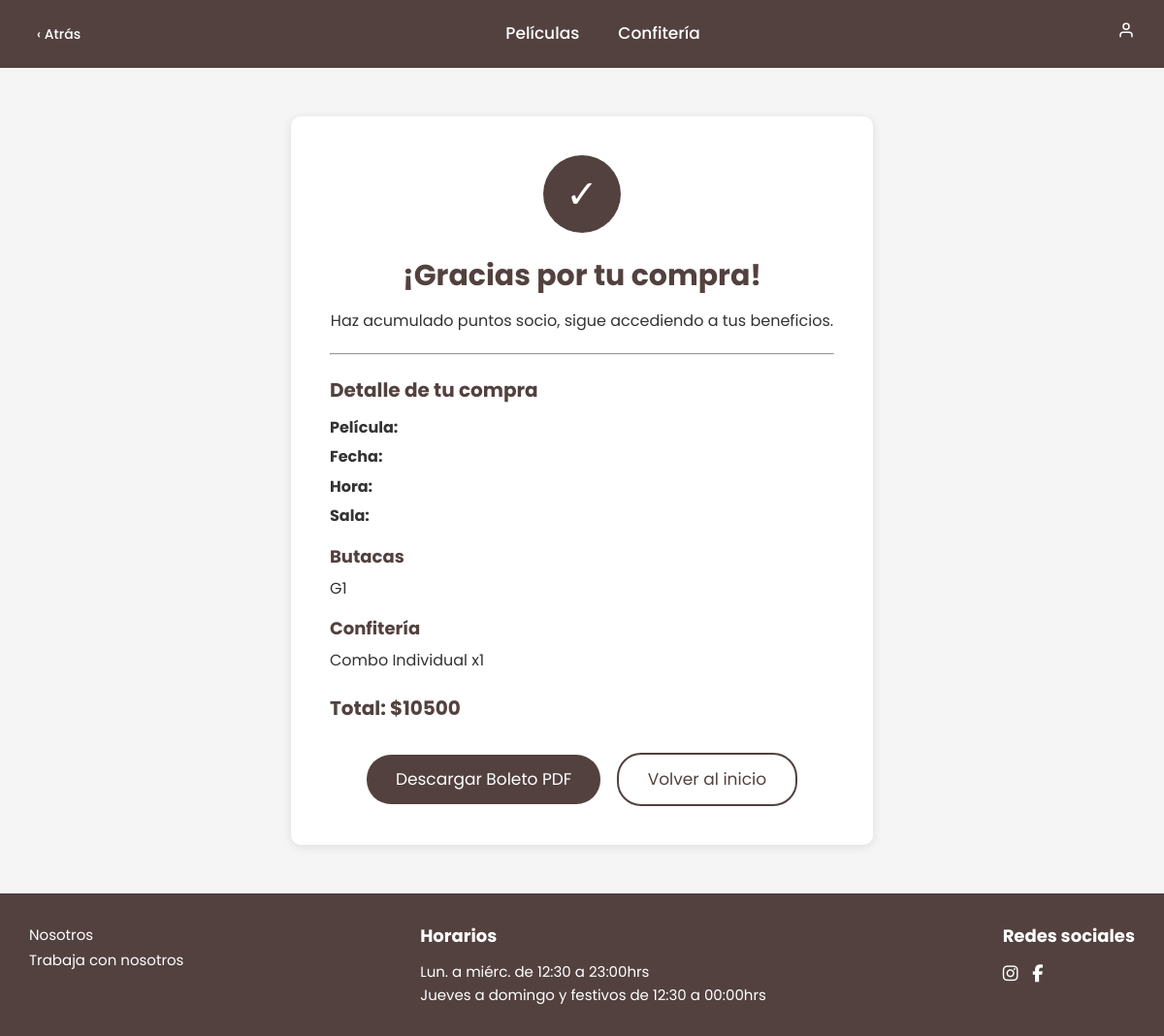
The app's page /confirmacion/36/ with its own data.
### app/models.py (models this page shows, shortened)
class Entrada(models.Model):
    compra = models.ForeignKey(Compra, on_delete=models.CASCADE)
    butaca = models.ForeignKey(Butaca, on_delete=models.CASCADE)

class Butaca(models.Model):
    ESTADO_CHOICES = [
        ('disponible', 'Disponible'),
        ('ocupada', 'Ocupada'),
        ('inhabilitada', 'Inhabilitada'),
    ]
    sala = models.ForeignKey(Sala, on_delete=models.CASCADE)
    fila = models.CharField(max_length=5)
    numero = models.IntegerField()
    estado = models.CharField(max_length=20, choices=ESTADO_CHOICES, default='disponible')

class ItemConfiteria(models.Model):
    compra = models.ForeignKey(Compra, on_delete=models.CASCADE)
    producto = models.ForeignKey(ProductoConfiteria, on_delete=models.CASCADE)
    cantidad = models.IntegerField(default=1)

class ProductoConfiteria(models.Model):
    CATEGORIA_CHOICES = [
        ('combo', 'Combo'),
        ('palomitas', 'Palomitas'),
        ('bebidas', 'Bebidas'),
        ('dulces', 'Dulces y Snacks'),
    ]
    nombre = models.CharField(max_length=100)
    categoria = models.CharField(max_length=20, choices=CATEGORIA_CHOICES)
    precio = models.IntegerField()
    stock = models.IntegerField(default=0)
    imagen = models.ImageField(upload_to='confiteria/')

class Compra(models.Model):
    ESTADO_CHOICES = [
        ('completada', 'Completada'),
        ('pendiente_devolucion', 'Pendiente de Devolución'),
        ('devuelta', 'Devuelta'),
    ]
    usuario = models.ForeignKey(User, on_delete=models.SET_NULL, null=True, blank=True)
    funcion = models.ForeignKey(Funcion, on_delete=models.SET_NULL, null=True, blank=True)
    fecha_compra = models.DateTimeField(auto_now_add=True)
    total = models.IntegerField(default=0)
    inv_tipo_doc  = models.CharField(max_length=20, blank=True, default='')
    inv_documento = models.CharField(max_length=20, blank=True, default='')
    inv_nombre    = models.CharField(max_length=100, blank=True, default='')
    inv_apellido  = models.CharField(max_length=100, blank=True, default='')
    inv_correo    = models.EmailField(blank=True, default='')
    estado = models.CharField(max_length=30, choices=ESTADO_CHOICES, default='completada')
    funcion_cancelada_info = models.CharField(max_length=255, blank=True, default='')
    fecha_devolucion = models.DateTimeField(null=True, blank=True)

### app/views.py (the view)
# urls.py: path('confirmacion/<int:compra_id>/', views.confirmacion, name='confirmacion'),
def confirmacion(request, compra_id):
    compra  = get_object_or_404(Compra, id=compra_id)
    entradas = Entrada.objects.filter(compra=compra)
    items    = ItemConfiteria.objects.filter(compra=compra)
    return render(request, 'app/confirmacion_pago.html', {
        'compra':   compra,
        'entradas': entradas,
        'items':    items,
    })

### portal_admin/context_processors.py (called while the page is built)
def admin_context(request):
    uid = request.session.get('portal_admin_uid')
    admin_username = request.session.get('portal_admin_username', '')
    if uid and not admin_username:
        try:
            user = User.objects.get(pk=uid)
            admin_username = user.username
        except User.DoesNotExist:
            pass
    return {'admin_username': admin_username}

### app/templates/app/confirmacion_pago.html (shortened to what this page needs)
{% extends 'app/base.html' %}
{% load static %}
{% block nav_izquierda %}
<a href="javascript:history.back()" class="btn-atras">&#8249; Atrás</a>
{% endblock %}
{% block nav_centro %}
<div class="nav-links">
    <a href="{% url 'listar_peliculas' %}">Películas</a>
    <a href="{% url 'confiteria' %}">Confitería</a>
</div>
{% endblock %}
{% block contenido %}
<div class="confirmacion-container">
    <div class="confirmacion-check">✓</div>
    <h1>¡Gracias por tu compra!</h1>
    <p>Haz acumulado puntos socio, sigue accediendo a tus beneficios.</p>
    <hr>
    <div class="confirmacion-detalle">
        <h2>Detalle de tu compra</h2>
        <p><strong>Película:</strong> {{ compra.funcion.pelicula.nombre }}</p>
        <p><strong>Fecha:</strong> {{ compra.funcion.fecha }}</p>
        <p><strong>Hora:</strong> {{ compra.funcion.hora }}</p>
        <p><strong>Sala:</strong> {{ compra.funcion.sala.nombre }}</p>
        <h3>Butacas</h3>
        {% for entrada in entradas %}
        <p>{{ entrada.butaca.fila }}{{ entrada.butaca.numero }}</p>
        {% endfor %}
        {% if items %}
        <h3>Confitería</h3>
        {% for item in items %}
        <p>{{ item.producto.nombre }} x{{ item.cantidad }}</p>
        {% endfor %}
        {% endif %}
        <h2 class="total">Total: ${{ compra.total }}</h2>
    </div>
    <a href="{% url 'descargar_boleto' compra.id %}" class="btn-comprar" style="margin-right:12px;">
        Descargar Boleto PDF
    </a>
    <a href="{% url 'listar_peliculas' %}" class="btn-comprar" style="background-color:transparent;border:2px solid #52413f;color:#52413f;">
        Volver al inicio
    </a>
</div>
{% endblock %}

### app/static/app/css/styles.css (style rules this page uses)
* { margin: 0; padding: 0; box-sizing: border-box; font-family: 'Poppins', sans-serif; }
body { font-family: 'Poppins', sans-serif; font-size: 16px; line-height: 1.6; background-color: #f5f5f5; color: #333; }
.btn-comprar { display: inline-block; background-color: #52413f; color: white; padding: 12px 30px; border-radius: 25px; text-decoration: none; font-size: 17px; text-align: center; margin-top: 10px; }
.confirmacion-container { max-width: 600px; margin: 50px auto; text-align: center; padding: 40px; background: white; border-radius: 10px; box-shadow: 0 2px 10px rgba(0,0,0,0.1); }
.confirmacion-check { width: 80px; height: 80px; background-color: #52413f; color: white; font-size: 40px; border-radius: 50%; display: flex; align-items: center; justify-content: center; margin: 0 auto 20px; }
.confirmacion-container h1 { color: #52413f; font-size: 30px; margin-bottom: 10px; }
.confirmacion-container hr { margin: 20px 0; }
.confirmacion-detalle { text-align: left; margin: 20px 0; }
.confirmacion-detalle h2 { color: #52413f; margin-bottom: 10px; font-size: 20px; }
.confirmacion-detalle h3 { color: #52413f; margin: 15px 0 5px; font-size: 18px; }
.confirmacion-detalle p { font-size: 16px; margin-bottom: 5px; }
.total { margin-top: 20px; font-size: 24px; }
.nav-links { display: flex; gap: 40px; }
.nav-links a { color: white; text-decoration: none; font-size: 17px; font-weight: 500; }

### app/templates/app/base.html (style rules this page uses)
.btn-atras { color: #fff; font-size: 14px; font-weight: 500; text-decoration: none; display: flex; align-items: center; gap: 4px; padding: 4px 8px; border-radius: 6px; transition: background .15s; white-space: nowrap; }

### records on screen
Entrada: butaca.fila "G", butaca.numero "1"
ItemConfiteria: producto.nombre "Combo Individual", cantidad "1"
Compra: total "10500"
